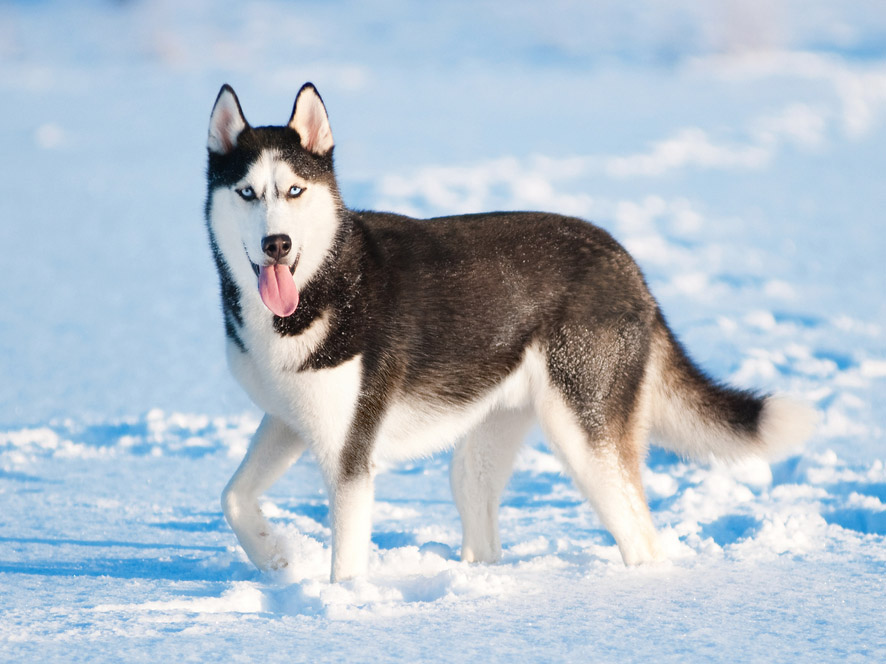
#> input picture husky.jpg, 886 x 664 px
$ python main.py --image husky.jpg
#> lines starting #> are read from the running program, lines starting #| are printed output that depends on the picture
import argparse
import random
import time
import cv2

parser = argparse.ArgumentParser()

parser.add_argument("-i","--image",required=True,help = "path to input image")
parser.add_argument("-m","--method",type=str,default="fast",choices=["fast","quality"],help = "selective search methods")

args = vars(parser.parse_args())

image = cv2.imread(args["image"])
#> image is the input picture: shape (664, 886, 3); mean B, G, R 203.8, 191, 177.8

selective_search = cv2.ximgproc.segmentation.createSelectiveSearchSegmentation()

selective_search.setBaseImage(image)

if args["method"] == "fast":
    selective_search.switchToSelectiveSearchFast()

else:
    selective_search.switchToSelectiveSearchQuality()

start_t = time.time()
process = selective_search.process()
stop_t = time.time()

print("search time : {:.2f}".format(stop_t - start_t))
print("total regions proposals : {}".format(len(process)))

for i in range(0,len(process),100):

    img_copy = image.copy()

    for (x,y,w,h) in process[i:i+100]:

        color = [random.randint(0, 255) for j in range(0, 3)]
        cv2.rectangle(img_copy, (x, y), (x + w, y + h), color, 2)

    cv2.imshow("image",img_copy)
    key = cv2.waitKey(0) & 0xff

    if key == ord("q"):
        break
#> this loop made 1 pass; (key q is pressed on pass 1)
#> pass 1, `cv2.imshow("image",img_copy)`:
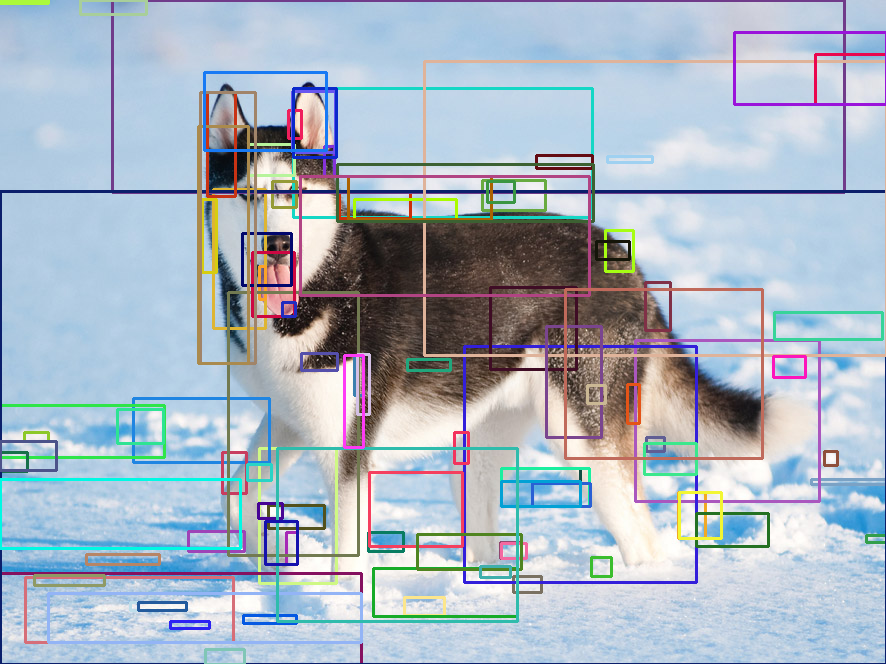
#> window 'image': shape (664, 886, 3); mean B, G, R 196.1, 183, 170.7
